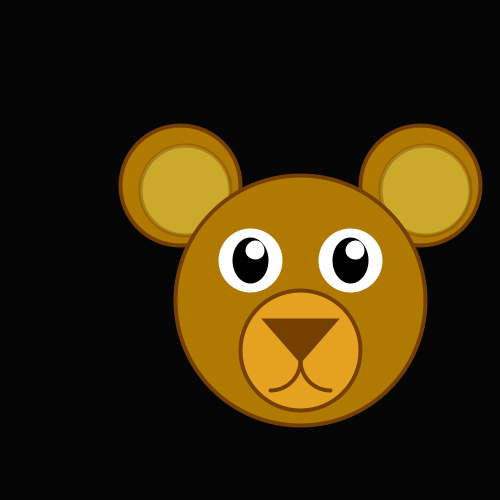
Frame 1 (no input)
Frame 60 (the mouse pressed at the canvas centre just before this capture): identical to frame 1, image omitted
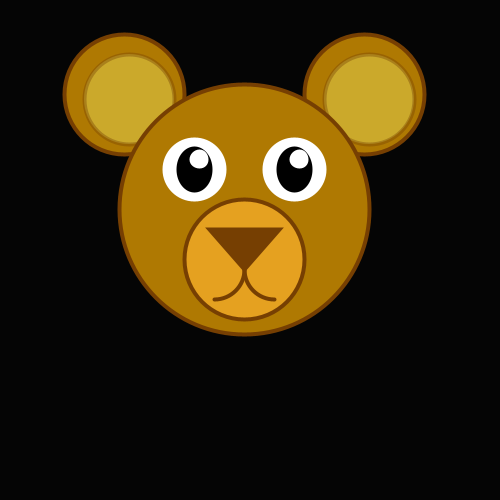
Frame 120 (the mouse held since frame 60 and released just before this capture)

The Processing sketch that drew these frames (run headless with seeded random() and noise(); from frame 60 on, the mouse is pressed at the canvas centre):

// Processing sketch: processing_81493
// ── processing_81493.pde

 int x=250;
  int y=250;
void setup(){
  size(500,500);
  background(5,5,5);
  
}
void bear(){
fill(175, 121, 2);
strokeWeight(4);
stroke(118, 63, 2);
ellipse(x-70, y-65, 120, 120);

fill(175, 121, 2);
strokeWeight(4);
stroke(118, 63, 2);
ellipse(x+170, y-65, 120, 120);
//inside ears
fill(203, 169, 43);
stroke(118, 63, 2, 100);
ellipse(x-65, y-60, 90, 90);

fill(203, 169, 43);
stroke(118, 63, 2, 100);
ellipse(x+175, y-60, 90, 90);

fill(175, 121, 2);
strokeWeight(4);
stroke(118, 63, 2);
ellipse(x+50, y+50, 250, 250);

fill(255, 255, 255);
stroke(255, 255, 255);
ellipse(x, y+10, 60, 60);

fill(255, 255, 255);
stroke(255, 255, 255);
ellipse(x+100,y +10, 60, 60);

fill(0);
stroke(255, 255, 255);
ellipse(x, y+10, 40, 50);

fill(0);
stroke(255, 255, 255);
ellipse(x+100, y+10, 40, 50);

fill(255, 255, 255);
stroke(255, 255, 255);
ellipse(x+5, y, 15, 15);

fill(255, 255, 255);
stroke(255, 255, 255);
ellipse(x+105, y, 15, 15);

fill(229, 161, 32);
strokeWeight(4);
stroke(118, 63, 2);
ellipse(x+50, y+100, 120, 120);

fill(118, 63, 2);
stroke(118, 63, 2);
triangle(x+50, y+110, x+15, y+70, x+85, y+70);

noFill();
arc(x+80, y+110, 60, 60, HALF_PI, PI);

noFill();
arc(x+20, y+110, 60, 60, 0, HALF_PI);
}
void draw(){
  background(5,5,5,5);
  bear();
  if (mousePressed==true){
  x=x+int(random(-9,8));
  y=y+int(random(-9,8));
  }
}
